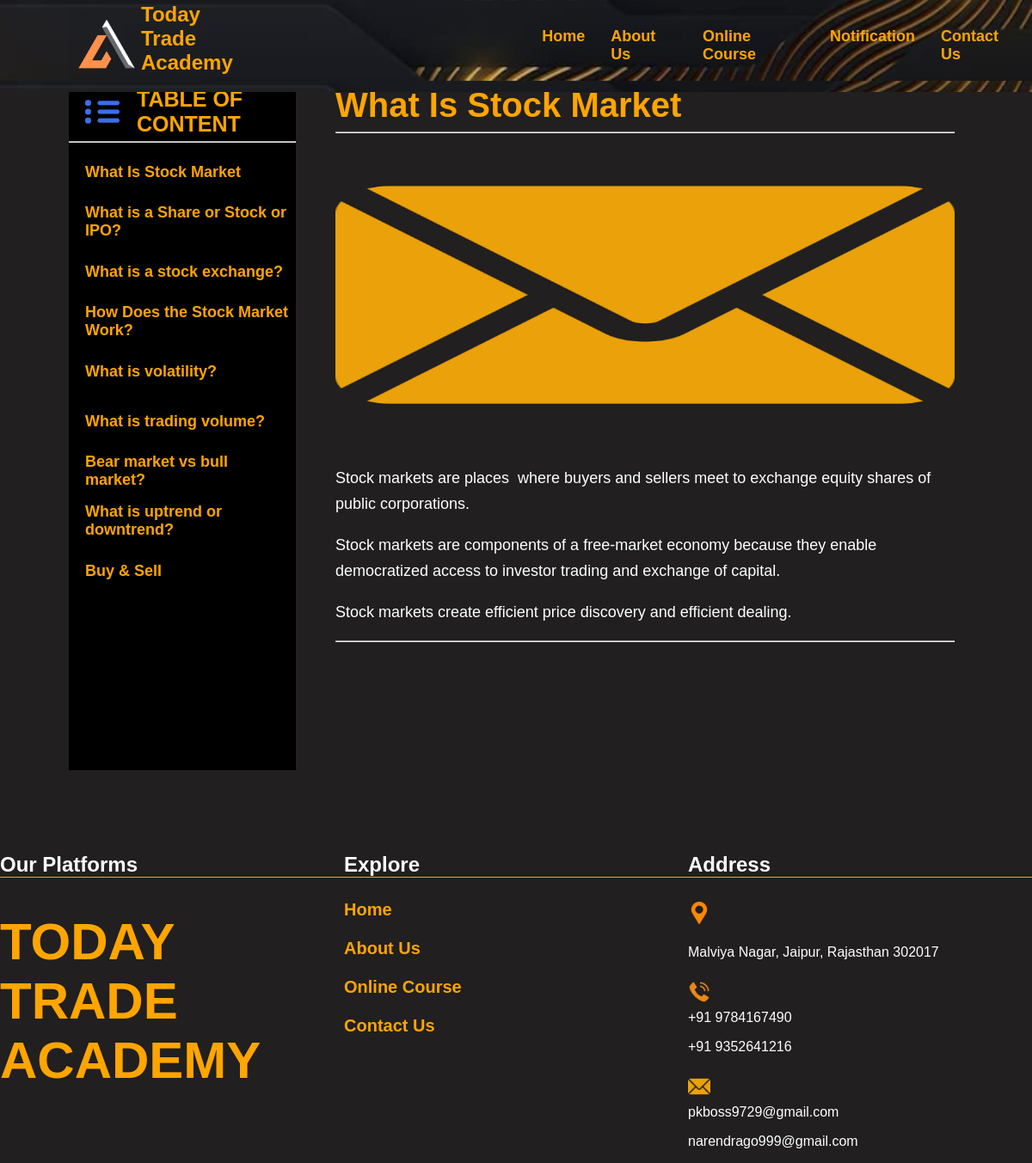
The app's page /traders1_22/01 with its own data.
### begineer/models.py (models this page shows)
class course(models.Model):
    title = models.CharField(max_length=1000)
    number=models.IntegerField(default=0)
    image1 = models.ImageField(upload_to='image',default='static\image\email.png')
    desc = HTMLField()

### todaytrade/views.py (the view)
# urls.py: path('traders1_22/<id>',views.traders1_22),
def traders1_22(request,id):
    d=c1.objects.all()[:9]
    data = c1.objects.get(id=id)
    return render(request, "traders1_22.html",{'course': data,'courses':d})

### template/traders1_22.html (shortened to what this page needs)
<html lang="en">
<head>
    <link rel="stylesheet" href="/static/css/traders.css">
    <link rel="stylesheet" href="/static/css/main.css">
</head>
<body>
    <nav>
        <div class="logo">
            <img src="/static/image/LOGO3.png" alt="..." />
            <h1>Today Trade<br />Academy</h1>
        </div>
        <div class="list">
            <ul>
                <li><a href="/">Home</a></li>
                <li>About Us</li>
                <li><a href="#">Online Course</a></li>
                <li><a href="#">Notification</a></li>
                <li><a href="contact-us">Contact Us</a></li>
            </ul>
        </div>
    </nav>
    <div class="main_content">
        <div class="table_content">
            <ol>
                <li id="tit"><img src="/static/image/tableofcontent.jpg" alt="">TABLE OF CONTENT</li>
                <hr /> {% for i in courses %}
                <a style="text-decoration: none;" href="/traders1_22/{{i.id}}">
                    <li>{{i.title}}</li>
                </a>
                {% endfor %}
            </ol>
        </div>
        <div class="data" id="p1">
            <h2>{{course.title}}</h2>
            <hr>
            <div class="ima">
                <img style="width: 60vw; height: 45vh;" src="../static/{{course.image1}}" alt="">
            </div>
            <p>{{course.desc | safe}}</p>
            <hr />
        </div>
    </div>
    <div class="footer">
        <div class="bottom-logo">
            <h2>Our Platforms</h2>
            <h1>TODAY TRADE ACADEMY</h1>
        </div>
        <div class="explore">
            <h2>Explore</h2>
            <ul>
                <a href="/">
                    <li>Home</li>
                </a>
                <a href="">
                    <li>About Us</li>
                </a>
                <a href="">
                    <li>Online Course</li>
                </a>
                <a href="contact-us">
                    <li>Contact Us</li>
                </a>
            </ul>
        </div>
        <div class="address">
            <h2>Address</h2>
            <p>
                <img src="/static/image/location.png" alt="loading...">
                <p>Malviya Nagar, Jaipur, Rajasthan 302017</p>
            </p>
            <p><img src="/static/image/telephone-call.png" alt=""><br>+91 9784167490</p>
            <p>+91 9352641216</p>
            <p><img src="/static/image/email.png" alt=""><br>pkboss9729@gmail.com</p>
            <p>narendrago999@gmail.com</p>
        </div>
    </div>
</body>
</html>

### static/css/traders.css (style rules this page uses)
body { padding: 0; margin: 0; box-sizing: border-box; }
.main_content { display: flex; padding-top: 80px; }
.table_content { margin-left: 80px; width: 20vw; }
.table_content ol { padding: 0; width: 22vw; height: 96vh; background: black; list-style: none; }
.table_content ol li { color: orange; width: 20vw; height: 4vh; font-size: 18px; margin: 10px; font-family: sans-serif; padding: 5px 0px 5px 9px; display: flex; align-items: center; }
.table_content ol li:nth-child(1) { font-size: 18px; font-weight: 600; padding: 8px 0px 8px 9px; font-family: sans-serif; }
.table_content ol li img { width: 40px; margin-right: 20px; }
#tit { font-size: 25px; }
.data { width: 60vw; margin-left: 50px; color: orange; display: none; margin-top: 20px; }
.data hr { box-shadow: 0px 0px 0px 0.1px rgb(44, 44, 96); }
.data h2 { text-align: left; margin: 0; font-size: 40px; font-family: sans-serif; }
.data { display: none; padding-left: 20px; }
.data:nth-child(2) { display: block; }
.data p { font-size: 16px; font-family: sans-serif; line-height: 30px; color: white; font-size: 18px; text-align: left; }
.footer { display: flex; justify-content: space-evenly; margin-top: 60px; }
.address, .bottom-logo, .explore { width: 500px; }
.footer .explore ul { list-style: none; margin: 0; padding: 0; }
.footer .explore h2, .address h2, .bottom-logo h2 { color: white; border-bottom: 1px solid orange; }
.footer .address img { width: 26px; margin: 8px 0; }
.footer .address p { color: white; }
.footer .explore ul a { text-decoration: none; color: orange; font-size: 20px; font-weight: 600; }
.footer .explore ul a li { padding: 6px 0; margin: 10px 0; width: 300px; }
.footer .bottom-logo h1 { color: orange; font-size: 60px; width: 200px; text-align: center; }

### static/css/main.css (style rules this page uses)
body { margin: 0; padding: 0; background-color: rgb(33, 31, 31); font-family: sans-serif; }
nav { display: flex; background: url("../image/navphoto5.jpg"); background-size: contain; position: fixed; width: 100%; z-index: 1; color: orange; }
nav .logo { display: flex; justify-content: center; align-items: center; margin-left: 7%; }
nav .logo img { width: 80px; height: 80px; margin-top: -5px; }
nav .logo h1 { margin-top: 3px; }
.list { margin-left: 23%; display: flex; justify-content: center; align-items: center; }
nav .list ul { display: flex; list-style: none; }
nav .list ul li { cursor: pointer; margin: 15px; font-size: 18px; font-family: sans-serif; font-weight: 600; }
nav .list ul li a { text-decoration: none; color: orange; }
.footer { display: flex; justify-content: space-evenly; margin-top: 60px; }
.address, .bottom-logo, .explore { width: 500px; }
.footer .explore ul { list-style: none; margin: 0; padding: 0; }
.footer .explore h2, .address h2, .bottom-logo h2 { color: white; border-bottom: 1px solid orange; }
.footer .address img { width: 26px; margin: 8px 0; }
.footer .address p { color: white; }
.footer .explore ul a { text-decoration: none; color: orange; font-size: 20px; font-weight: 600; }
.footer .explore ul a li { padding: 6px 0; margin: 10px 0; width: 300px; }
.footer .bottom-logo h1 { color: orange; font-size: 60px; width: 200px; text-align: center; }

### template/traders1_22.html (style rules this page uses)
body { margin: 0; padding: 0; background-color: rgb(33, 31, 31); font-family: sans-serif; }
nav { display: flex; background-color: rgba(33, 31, 31, 0.658); width: 100%; z-index: 1; color: orange; }
nav .logo { display: flex; justify-content: center; align-items: center; margin-left: 7%; }
nav .logo img { width: 80px; height: 80px; margin-top: -5px; }
nav .logo h1 { margin-top: 3px; }
.list { margin-left: 23%; display: flex; justify-content: center; align-items: center; }
nav .list ul { display: flex; list-style: none; }
nav .list ul li { cursor: pointer; margin: 15px; font-size: 18px; font-family: sans-serif; font-weight: 600; }
nav .list ul li a { text-decoration: none; color: orange; }
.data { height: 100vh; overflow: hidden; overflow-y: scroll; }
.table_content ol { height: 100vh; overflow: hidden; overflow-y: scroll; }
.data .ima { width: 100%; text-align: center; }

### records on screen
course: title "What Is Stock Market", desc "Stock markets are places where buyers and sellers meet to exchange equity shares of public corporations. Stock markets are components of a free-market economy because they enable democratized access to investor trading and exchange of capital. Stock markets create efficient price discovery and efficient dealing."
course: title "What is a Share or Stock or IPO?"
course: title "What is a stock exchange?"
course: title "How Does the Stock Market Work?"
course: title "What is volatility?"
course: title "What is trading volume?"
course: title "Bear market vs bull market?"
course: title "What is uptrend or downtrend?"
course: title "Buy & Sell"
